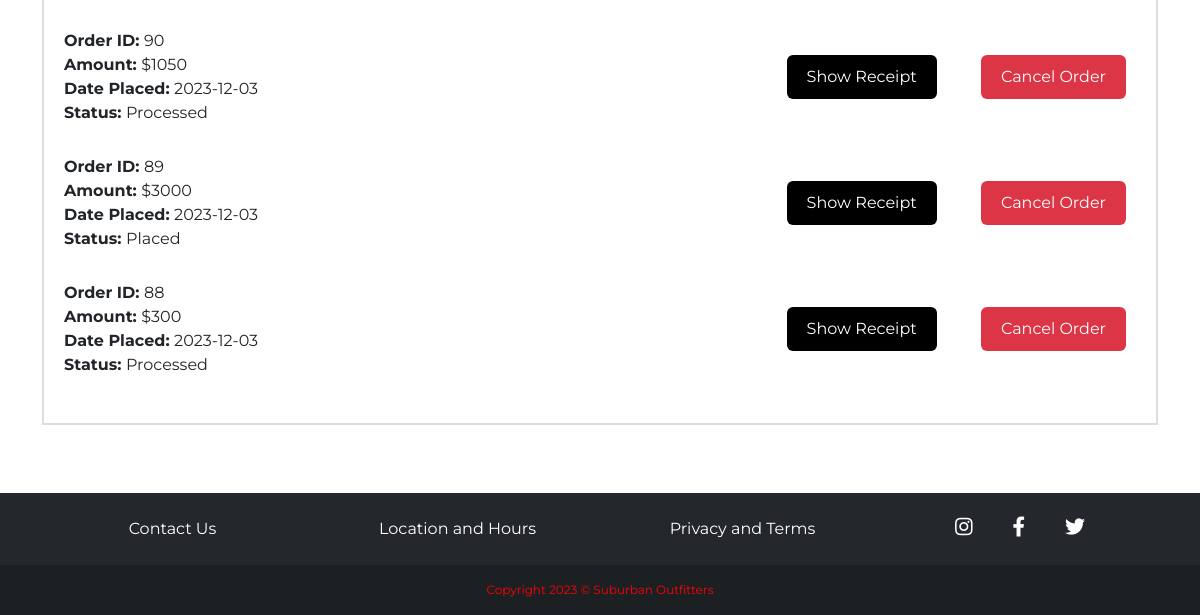
/order-history.php (signed in, lower part), run on an earlier commit of the app's database.
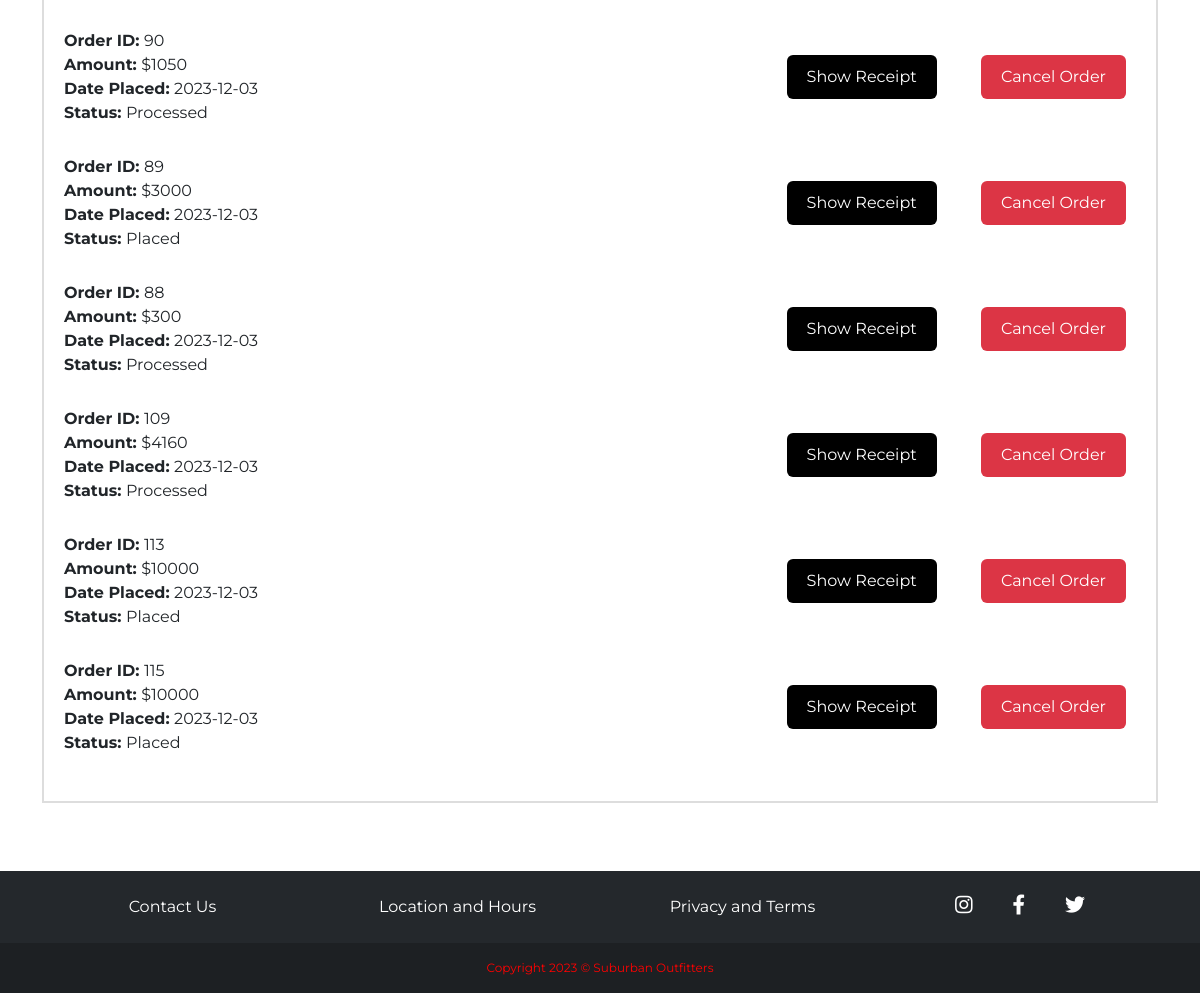
And on a later commit of the database.
### tables this page shows
CREATE TABLE IF NOT EXISTS `orders` (
  `order_id` int NOT NULL AUTO_INCREMENT,
  `customer_id` int NOT NULL,
  `admin_id` int NOT NULL,
  `order_date` date NOT NULL,
  `total_amount` double(10,2) NOT NULL,
  `status` varchar(50) NOT NULL,
  PRIMARY KEY (`order_id`)
);

### order-history.php (the view, shortened to what this page needs)
<!DOCTYPE html>
<html lang="en">
<head>
    <link rel="stylesheet" href="stylesheets/style.css">
    <link href="https://cdn.jsdelivr.net/npm/bootstrap@5.3.0-alpha1/dist/css/bootstrap.min.css" rel="stylesheet">
    <link rel="stylesheet" href="https://cdnjs.cloudflare.com/ajax/libs/font-awesome/5.15.3/css/all.min.css">
</head>
<body class="d-flex flex-column min-vh-100">
    <br>
    <br>
    <?php
    require_once 'conn.php';
    if (isset($_SESSION['customer_id'])) {
        $customerId = $_SESSION['customer_id'];
        $conn = new mysqli($hn, $un, $pw, $db);
        $stmt = $conn->prepare("SELECT * FROM orders WHERE customer_id = ?");
        $stmt->bind_param("i", $customerId);
        $stmt->execute();
        $result = $stmt->get_result();
        echo "<div class='container' style='width:100%;'>
        <div class='order-history-section' style='text-align:center;'>
            <h2>Order History</h2>
            <br>
            <br>
            <div class='order-history'>
                <ul>";
        while ($order = $result->fetch_assoc()) {
            echo "<li style='display: flex; justify-content: space-between; align-items: center; margin-bottom: 10px;'>
    <div style='text-align: left;'>
        <div><strong>Order ID: </strong>" . $order['order_id'] . "</div>
        <div><strong>Amount: </strong>$" . $order['total_amount'] . "</div>
        <div><strong>Date Placed: </strong> " . $order['order_date'] . "</div>
        <div><strong>Status: </strong> " . $order['status'] . "</div>
    </div>
    <div style='text-align: right;'>
    <button  onclick='showReceipt(" . $order['order_id'] . ");' style='margin-right: 40px;' class='btn btn-primary' >Show Receipt</button>
    <button class='btn btn-danger' onclick='confirmCancel(" . $order['order_id'] . ")'>Cancel Order</button>
  </li>";
        }
        echo "       </ul>
            </div>
        </div>
    </div>";
    }
    ?>
    <br>
    <br>
    <footer class="mt-auto">
        <div class="container py-4" style="text-align: center;">
            <div class="row">
                <div class="col-md-3">
                    <a href="#" id="contactusModalTrigger">Contact Us</a>
                </div>
                <div class="col-md-3">
                    <a href="#" id="LocationHoursTrigger">Location and Hours</a>
                </div>
                <div class="col-md-3">
                    <a href="#" id="privacyTermsModalTrigger">Privacy and Terms</a>
                </div>
                <div id="socialIcons" style="display: flex; justify-content: center; gap:25px;" class="col-md-3">
                    <a href="https://www.instagram.com/" target="_blank"><i class="fab fa-instagram"></i></a>
                    <a href="https://www.facebook.com/" target="_blank"><i class="fab fa-facebook-f"></i></a>
                    <a href="https://twitter.com/" target="_blank"><i class="fab fa-twitter"></i></a>
                </div>
            </div>
        </div>
        <div class="text-center p-3" style="background-color: rgba(0, 0, 0, 0.2);">
            <a tabindex="0" style="color: red;">Copyright 2023 © Suburban Outfitters </a>
        </div>
    </footer>
</body>
</html>

### stylesheets/style.css (style rules this page uses)
body { font-family: 'Montserrat' !important; background-color: ghostwhite; }
.container { width: 85%; }
.profile-section, .order-history-section { border: 2px solid #ddd !important; margin-bottom: 20px; padding: 20px; }
footer { background-color: #24282c !important; color: #fff; }
.p-3 { font-size: 12px !important; }
footer a { color: #fff; transition: color 0.3s ease; text-decoration: none; }
footer i { font-size: 20px; margin-right: 15px; }
.btn-primary { background-color: black !important; --bs-btn-color: #fff !important; --bs-btn-bg: #010101 !important; --bs-btn-border-color: #000000 !important; --bs-btn-hover-color: #fff !important; --bs-btn-hover-bg: #000000 !important; }
.profile-section, .order-history-section { border: 1px solid #ddd; margin-bottom: 20px; padding: 20px; }
.profile-details p, .order-history li { padding: 10px 0; }
.order-history ul { list-style-type: none; padding: 0; }
.btn { padding: 10px 20px; cursor: pointer; margin-right: 10px; border: none; color: white; background-color: #000000; }
.btn-primary { background-color: #000000 !important; }
.btn-danger { background-color: #dc3545; }

### order-history.php (style rules this page uses)
.profile-section, .order-history-section { border: 1px solid #ddd; margin-bottom: 20px; padding: 20px; }
.profile-details p, .order-history li { padding: 10px 0; }
.order-history ul { list-style-type: none; padding: 0; }
.btn { padding: 10px 20px; cursor: pointer; margin-right: 10px; border: none; color: white; background-color: #000000; }
.btn-primary { background-color: #000000 !important; }
.btn-danger { background-color: #dc3545; }
.order-history-section li { display: flex; }

What changed in the data, as far as the page shows it:
added orders: order_id "109", total_amount "4160", order_date "2023-12-03", status "Processed"
added orders: order_id "113", total_amount "10000", order_date "2023-12-03", status "Placed"
added orders: order_id "115", total_amount "10000", order_date "2023-12-03", status "Placed"
